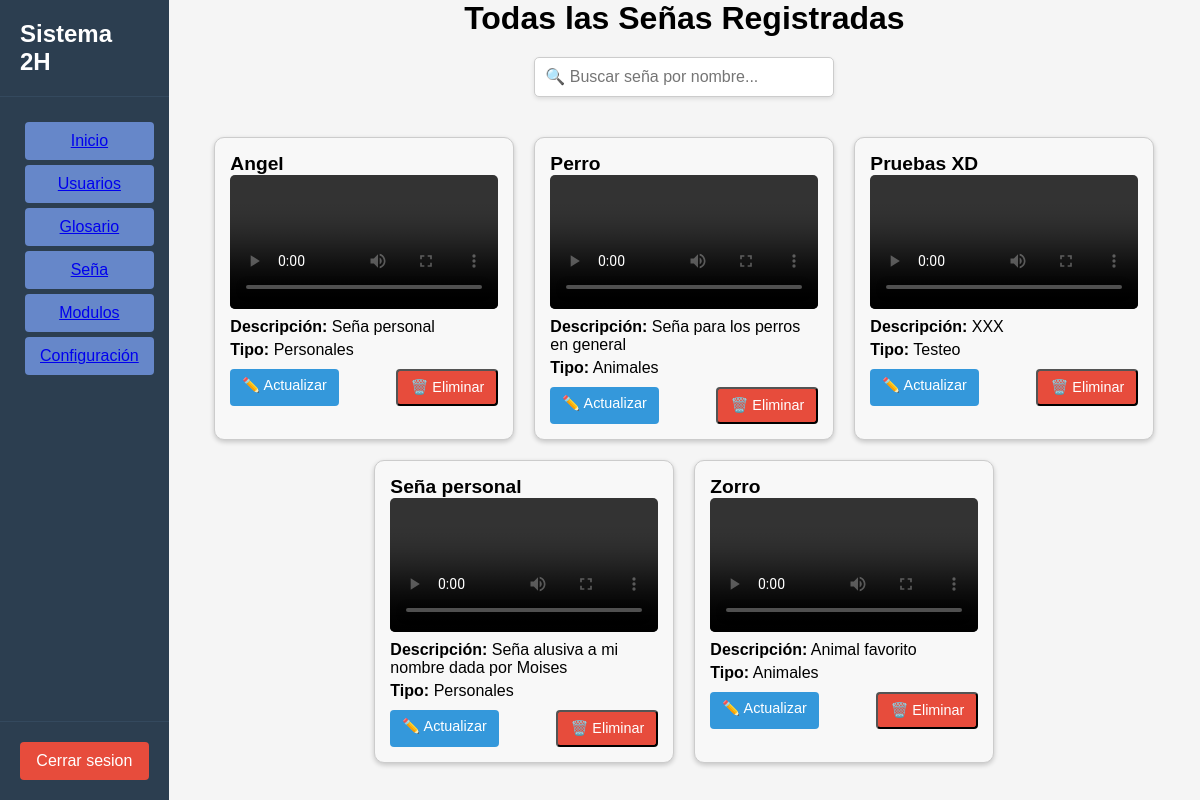
The page /SENA/CRUDSENA.php on the database its author committed.
### tables this page shows
CREATE TABLE `sena` (
  `id` int(11) NOT NULL,
  `nombre` varchar(255) NOT NULL,
  `descripcion` varchar(255) NOT NULL,
  `video_path` varchar(255) NOT NULL,
  `tipo` varchar(255) NOT NULL
);

### SENA/CRUDSENA.php (the view, shortened to what this page needs)
<?php
include "../GLOSARIO/CONEXION.php";
$sql = "SELECT * FROM sena ORDER BY nombre";
$result = $conexion->query($sql);
?>
<!DOCTYPE html>
<html lang="es">
<head>
    <link rel="stylesheet" href="/2h_signos_para_todos/css/styleCrudSena.css">
</head>
<body>
    <div class="dashboard">
        <div class="sidebar">
            <div class="sidebar-header">
                <h2>Sistema 2H</h2>
            </div>
            <div class="sidebar-menu">
                <div class="menu-item"><a href="/2h_signos_para_todos/usuario/crudusuario.php">Inicio</a></div>
                <div class="menu-item"><a href="/2h_signos_para_todos/usuario/insertar.php">Usuarios</a></div>
                <div class="menu-item"><a href="/2h_signos_para_todos/glosario/insertar.php">Glosario</a></div>
                <div class="menu-item"><a href="/2h_signos_para_todos/sena/crudsena.php">Seña</a></div>
                <div class="menu-item"><a href="/2h_signos_para_todos/modulos/crud_modulos.php">Modulos</a></div>
                <div class="menu-item"><a href="/2h_signos_para_todos/config.php">Configuración</a></div>
                <div class="sidebar-footer"><a class="logout-btn" href="/2h_signos_para_todos/index.php">Cerrar sesion</a></div>
            </div>
        </div>
    <div>
    <h1 style="text-align:center;">Todas las Señas Registradas</h1>
    <div class="buscador-container">
        <input type="text" id="buscador" class="buscador-input" placeholder="🔍 Buscar seña por nombre...">
    </div>
    <div class="contenedor-tarjetas">
        <?php while ($row = $result->fetch_assoc()): ?>
            <div class="tarjeta-sena">
                <h3><?= htmlspecialchars($row['nombre']) ?></h3>
                <video controls>
                    <source src="/2h_signos_para_todos/sena/<?= htmlspecialchars($row['video_path']) ?>" type="video/mp4">
                </video>
                <p><strong>Descripción:</strong> <?= htmlspecialchars($row['descripcion']) ?></p>
                <p><strong>Tipo:</strong> <?= htmlspecialchars($row['tipo']) ?></p>
                <div class="acciones-tarjeta">
                    <a href="/2h_signos_para_todos/SENA/UPDATE.php?id=<?= $row['id'] ?>&gl=0" class="btn-accion actualizar">✏️ Actualizar</a>
                    <button class="btn-accion eliminar" data-id="<?= $row['id'] ?>" onclick="eliminarSena(this)">🗑️ Eliminar</button>
                </div>
            </div>
        <?php endwhile; ?>
    </div>
</body>
</html>

### CSS/styleCrudSena.css (style rules this page uses)
* { margin: 0; padding: 0; box-sizing: border-box; font-family: 'Arial', sans-serif; }
body { background-color: #f5f5f5; }
.dashboard { display: flex; min-height: 100vh; }
.sidebar { width: 250px; position: relative; display: flex; flex-direction: column; background-color: #2c3e50; color: white; padding: 20px 0; }
.sidebar-footer { position: absolute; bottom: 0; left: 0; right: 0; padding: 20px; border-top: 1px solid #34495e; background-color: #2c3e50; }
.logout-btn { display: block; width: 100%; padding: 10px; background-color: #e74c3c; color: white; border: none; border-radius: 4px; cursor: pointer; text-align: center; transition: background-color 0.3s; text-decoration: none; }
.sidebar-header { padding: 0 20px 20px; border-bottom: 1px solid #34495e; }
.sidebar-menu { padding: 20px; }
.menu-item { display: block; width: 100%; padding: 10px; background-color: #6687c9; color: white; border: none; border-radius: 4px; cursor: pointer; text-align: center; transition: background-color 0.3s; margin: 5px; text-decoration: none; }
.contenedor-tarjetas { display: flex; flex-wrap: wrap; justify-content: center; gap: 20px; padding: 20px; }
.tarjeta-sena { background-color: #f8f8f8; border: 1px solid #ccc; border-radius: 10px; width: 300px; padding: 15px; box-shadow: 0 2px 5px rgba(0, 0, 0, 0.2); }
.tarjeta-sena h3 { margin-top: 0; font-size: 1.2em; }
.tarjeta-sena video { width: 100%; border-radius: 5px; }
.tarjeta-sena p { margin: 5px 0; }
.buscador-container { text-align: center; margin: 20px 0; }
.buscador-input { padding: 10px; width: 300px; font-size: 16px; border: 1px solid #ccc; border-radius: 5px; box-shadow: 0 2px 4px rgba(0, 0, 0, 0.1); transition: border-color 0.3s ease, box-shadow 0.3s ease; }
.acciones-tarjeta { display: flex; justify-content: space-between; margin-top: 10px; }
.btn-accion { padding: 8px 12px; text-decoration: none; font-size: 0.9em; border-radius: 4px; color: white; transition: background-color 0.3s ease; }
.btn-accion.actualizar { background-color: #3498db; }
.btn-accion.eliminar { background-color: #e74c3c; }

### rows shown on the page
sena: nombre "Angel", descripcion "Seña personal", tipo "Personales"
sena: nombre "Perro", descripcion "Seña para los perros en general", tipo "Animales"
sena: nombre "Pruebas XD", descripcion "XXX", tipo "Testeo"
sena: nombre "Seña personal", descripcion "Seña alusiva a mi nombre dada por Moises", tipo "Personales"
sena: nombre "Zorro", descripcion "Animal favorito", tipo "Animales"
